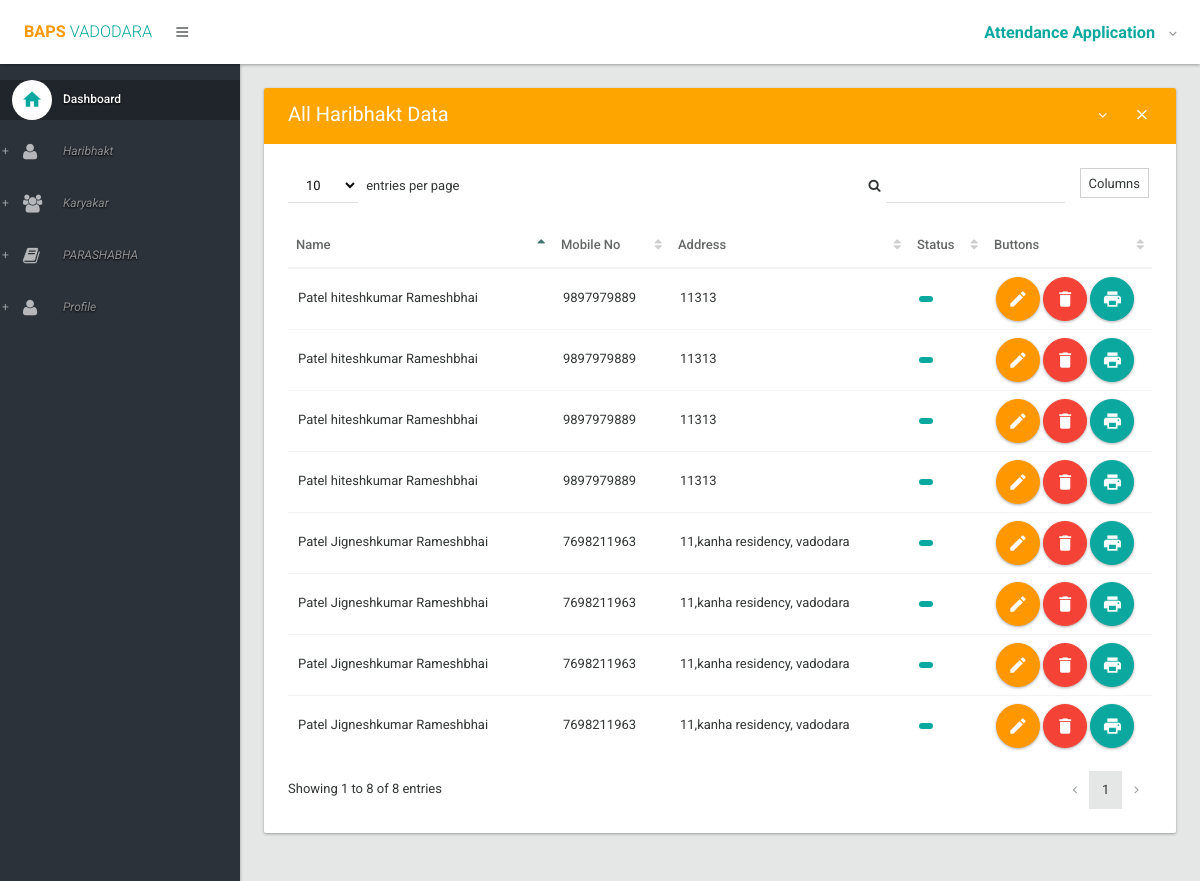
The app's page / (signed in) with its own data.
### attendance/models.py (models this page shows, shortened)
class HaribhaktDetail(models.Model):
    HARIBHAKT = 'HB'
    SAMPARK = 'SK'
    SANCHALAK = 'MS'
    NIRIKSHAK = 'NI'
    NIRDESHAK = 'ND'
    BAPS_TYPE = (
        (HARIBHAKT, 'Haribhakt'),
        (SAMPARK, 'Sampark Karyakar'),
        (SANCHALAK, 'Mandal Sanchalak'),
        (NIRIKSHAK, 'Nirikshak'),
        (NIRDESHAK, 'Nirdeshak'),
    )
    baps_type = models.CharField(max_length=255, choices=BAPS_TYPE, default=HARIBHAKT)
    name = models.CharField(max_length=250, blank=False)
    mobile_no = models.CharField(max_length=10, blank=True)
    address = models.CharField(max_length=250, blank=True)
    user = models.ForeignKey(User)

### attendance/views.py (the view)
# urls.py: url('^$', index, name="home"),
@login_required
def index(request):
    haribhaktdetails = HaribhaktDetail.objects.all()
    return render(request, 'attendance/index.html', {'haribhaktdetails': haribhaktdetails})

### attendance/templates/attendance/index.html (shortened to what this page needs)
{% extends 'attendance/layout.html' %}
{% block body %}
        <section>
                    <div class="section-body">
                        <div class="row">
                            <div class="col-lg-12">
                                <div class="card">
                                    <div class="card-head style-primary">
                                        <header>All Haribhakt Data</header>
                                        <div class="tools">
                                            <a class="btn btn-icon-toggle btn-collapse"><i class="fa fa-angle-down"></i></a>
                                            <a class="btn btn-icon-toggle btn-close"><i class="md md-close"></i></a>
                                        </div>
                                    </div>
                                    <div class="card-body">
                                        <div class="table-responsive">
                                            <table id="datatable1" class="table haribhakt-column hover">
                                                <thead>
                                                    <tr>
                                                        <th>Name</th>
                                                        <th>Mobile No</th>
                                                        <th>Address</th>
                                                        <th>Status</th>
                                                        <th width="150px">Buttons</th>
                                                    </tr>
                                                </thead>
                                                <tbody>
                                                    {% for haribhaktdetail in haribhaktdetails %}
                                                        <tr class="gradeX">
                                                            <td>{{ haribhaktdetail.name }}</td>
                                                            <td>{{ haribhaktdetail.mobile_no }}</td>
                                                            <td>{{ haribhaktdetail.address }}</td>
                                                            <td><span class="badge" style="background: #0aa89e"> {{ haribhaktdetail.haribhakt_status }}</span></td>
                                                            <td>
                                                                <a href="{% url 'editHaribhaktDetail' haribhaktdetail.id %}" class="btn ink-reaction btn-floating-action btn-warning"><i class="md md-edit"></i> </a>
                                                                <a href="{% url 'deleteHaribhaktDetail' haribhaktdetail.id %}" class="btn ink-reaction btn-floating-action btn-danger" onclick="return confirm('Are you sure you want to delete this?')"><i class="md md-delete"></i> </a>
                                                                <a href="" class="btn ink-reaction btn-floating-action btn-primary"><i class="md md-print"></i> </a>
                                                            </td>
                                                        </tr>
                                                    {% endfor %}
                                                </tbody>
                                            </table>
                                        </div>
                                    </div>
                                </div>
                            </div>
                        </div>
                    </div>
                </section>
{% endblock %}

### records on screen
HaribhaktDetail: name "Patel Jigneshkumar Rameshbhai", mobile_no "7698211963", address "11,kanha residency, vadodara"
HaribhaktDetail: name "Patel hiteshkumar Rameshbhai", mobile_no "9897979889", address "11313"
HaribhaktDetail: name "Patel hiteshkumar Rameshbhai", mobile_no "9897979889", address "11313"
HaribhaktDetail: name "Patel hiteshkumar Rameshbhai", mobile_no "9897979889", address "11313"
HaribhaktDetail: name "Patel hiteshkumar Rameshbhai", mobile_no "9897979889", address "11313"
HaribhaktDetail: name "Patel Jigneshkumar Rameshbhai", mobile_no "7698211963", address "11,kanha residency, vadodara"
HaribhaktDetail: name "Patel Jigneshkumar Rameshbhai", mobile_no "7698211963", address "11,kanha residency, vadodara"
HaribhaktDetail: name "Patel Jigneshkumar Rameshbhai", mobile_no "7698211963", address "11,kanha residency, vadodara"
